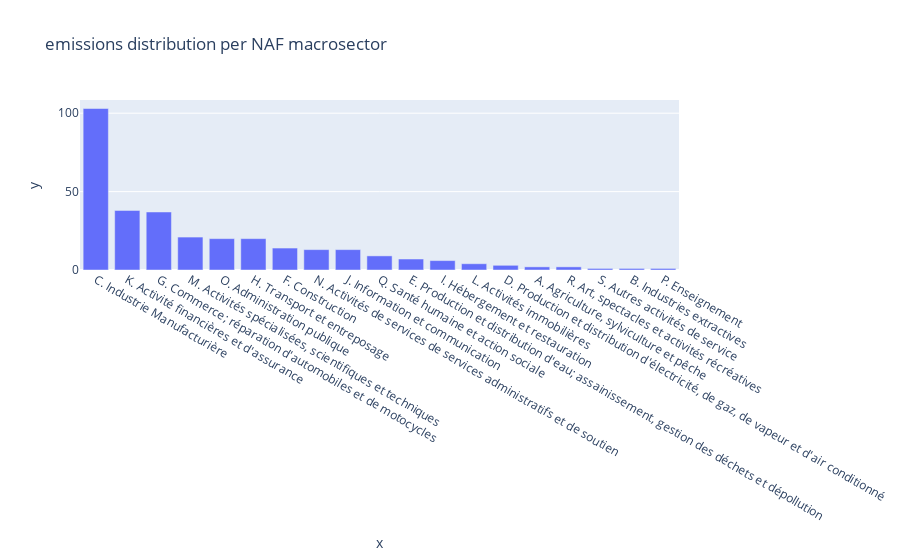

The cell this chart's notebook holds for it:
### Code cell
px.bar(df_test, x = df_test['sector_naf_level_0_details'].value_counts().index, y = df_test['sector_naf_level_0_details'].value_counts().values, title="emissions distribution per NAF macrosector")

### Figure 1 — Plotly figure (JSON) as saved in the notebook; plotly's stock layout.template omitted (floating-point values rounded to 4 significant figures)
{"data": [{"alignmentgroup": "True", "hovertemplate": "x=%{x}<br>y=%{y}<extra></extra>", "legendgroup": "", "marker": {"color": "#636efa", "pattern": {"shape": ""}}, "name": "", "offsetgroup": "", "orientation": "v", "showlegend": false, "textposition": "auto", "type": "bar", "x": ["C. Industrie Manufacturière", "K. Activité financières et d'assurance", "G. Commerce; réparation d'automobiles et de motocycles", "M. Activités spécialisées, scientifiques et techniques", "O. Administration publique", "H. Transport et entreposage", "F. Construction", "N. Activités de services de services administratifs et de soutien", "J. Information et communication", "Q. Santé humaine et action sociale", "E. Production et distribution d'eau; assainissement, gestion des déchets et dépollution", "I. Hébergement et restauration", "L. Activités immobilières", "D. Production et distribution d'électricité, de gaz, de vapeur et d'air conditionné", "A. Agriculture, sylviculture et pêche", "R. Art, spectacles et activités récréatives", "S. Autres activités de service", "B. Industries extractives", "P. Enseignement"], "xaxis": "x", "y": [103, 38, 37, 21, 20, 20, 14, 13, 13, 9, 7, 6, 4, 3, 2, 2, 1, 1, 1], "yaxis": "y"}], "layout": {"barmode": "relative", "legend": {"tracegroupgap": 0}, "title": {"text": "emissions distribution per NAF macrosector"}, "xaxis": {"anchor": "y", "domain": [0, 1], "title": {"text": "x"}}, "yaxis": {"anchor": "x", "domain": [0, 1], "title": {"text": "y"}}}}
